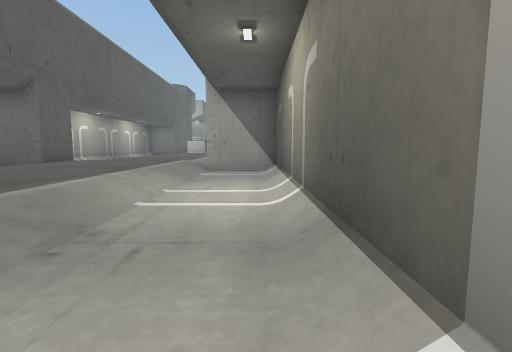
View 1 (above)

16 first-person views from a walk through a scene from a Unity 3-D project. The camera is 1.5 m above the floor, tilts 6° down and sees 85° across. The floor is counted in squares, 2 m on a side. Each view is taken from the middle of a square. On the plan, view 1 faces up. The plan holds only what a view shows up to about 10 squares ahead; the rest is blank. The place goes on beyond the plan. The player is left out. Some animated figures are not drawn. Some surface patterns are stand-ins.

View 2
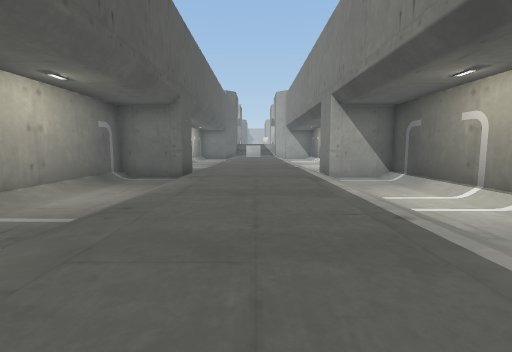

View 3
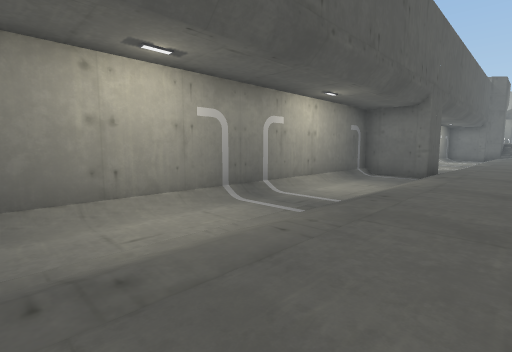

View 4
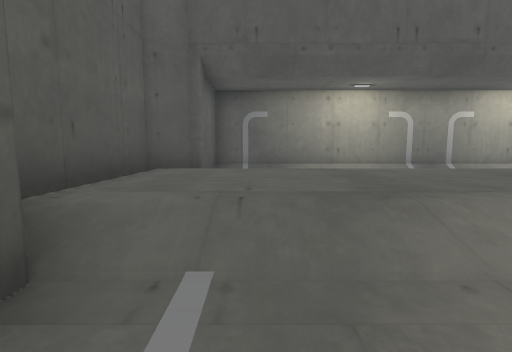

View 5
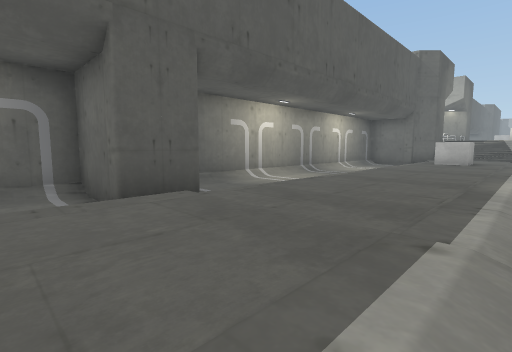

View 6
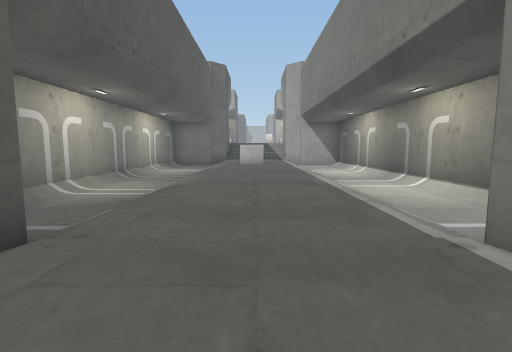

View 7
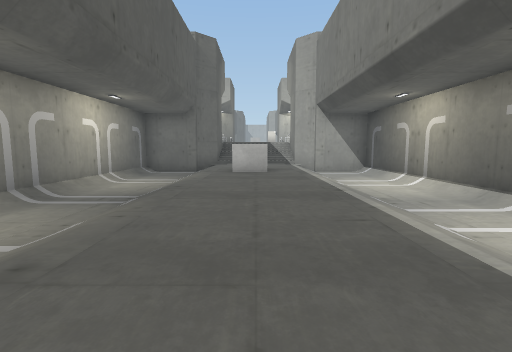

View 8
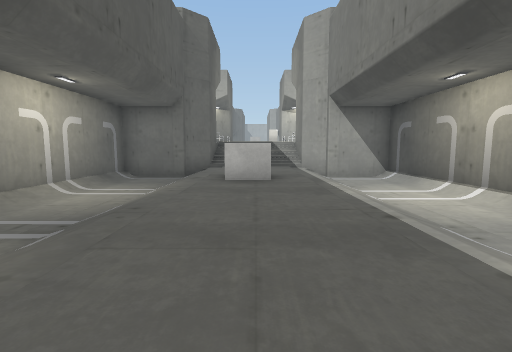

View 9
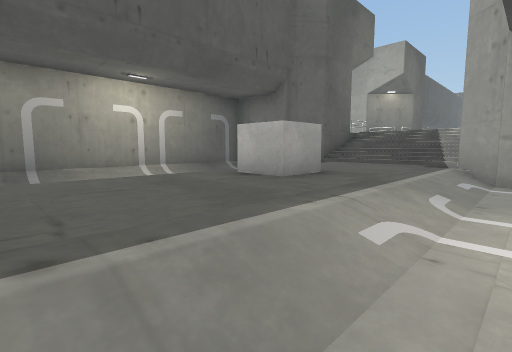

View 10
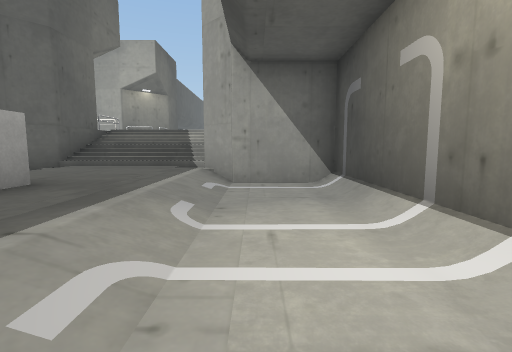

View 11
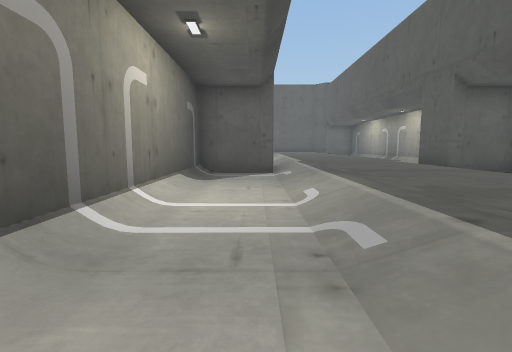

View 12
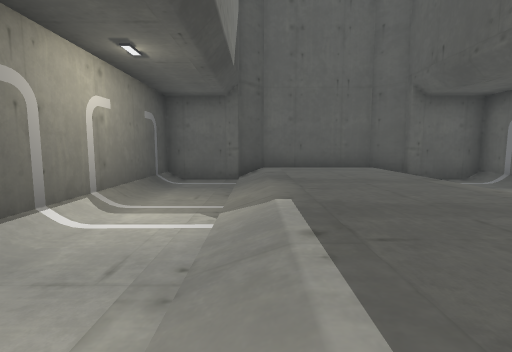

View 13
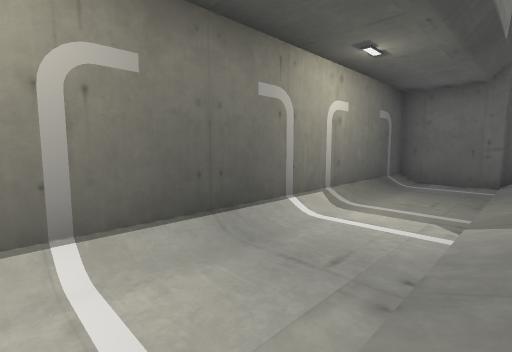

View 14
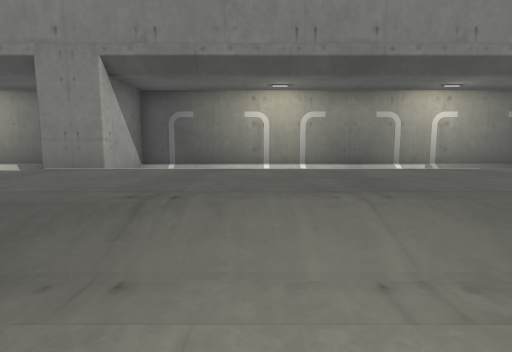

View 15
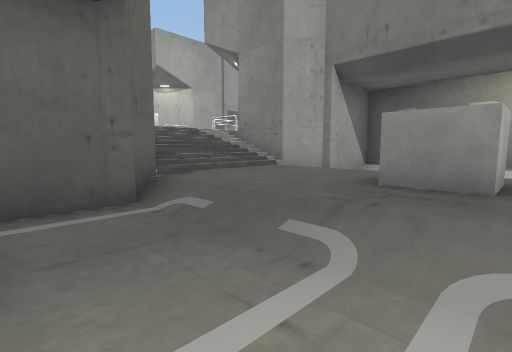

View 16
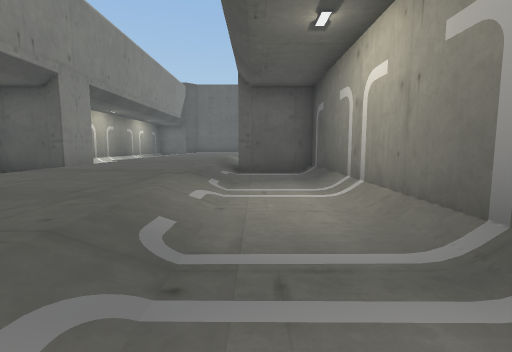

### Floor plan
Key: @ floor where view 1 was taken; # wall or solid block; . main floor; : floor 0.5 m higher than the main floor; + floor 0.75 m higher than the main floor; * floor 1.5 m higher than the main floor; / step, stairs or slope; C cube.
Columns run from 9 left of view 1 to 1 right of it. Each row starts with its distance up from view 1.
 26    ## ##
 25    #***#
 24   ##+++##
 23 ###/:::/###
 22 #../:::/..#
 21 #../:::/..#
 20 #../:C:/..#
 19 #../:::/..#
 18 #../:::/..#
 17 #../:::/..#
 16 #../:::/..#
 15 #../:::/..#
 14 #../:::/..#
 13 #../:::/..#
 12 #../:::/..#
 11 #../:::/..#
 10 ###/:::/###
  9 ###/:::/###
  8 #../:::/..#
  7 #../:::/..#
  6 #../:::/..#
  5 #../:::/..#
  4 #../:::/..#
  3 #../:::/..#
  2 #../:::/..#
  1 #../:::/..#
  0 #../:::/.@#
 -1 #../:::/..#
 -2 #../:::/..#
 -3 #. /:::/..#
 -4 #. /:::/..#
 -5 ####:::####
 -6    #####

Where each view was taken, in squares from view 1:
view 1: 0 up, 0 right, facing up
view 2: 1 down, 4 left, facing up
view 3: 2 down, 4 left, facing up-left
view 4: 3 down, 0 right, facing left
view 5: 7 up, 2 left, facing up-left
view 6: 7 up, 4 left, facing up
view 7: 11 up, 4 left, facing up
view 8: 13 up, 4 left, facing up
view 9: 16 up, 1 left, facing up-left
view 10: 17 up, 1 left, facing up
view 11: 18 up, 1 left, facing down
view 12: 4 up, 2 left, facing down
view 13: 4 up, 2 left, facing down-right
view 14: 5 up, 8 left, facing right
view 15: 19 up, 8 left, facing up-right
view 16: 18 up, 7 left, facing down
